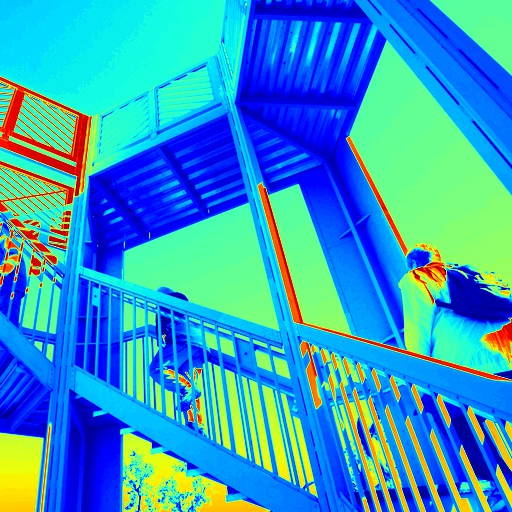
#> input picture hw2_data/ascent.jpg, 512 x 512 px
$ jupyter execute ex5.ipynb
#> lines starting #> are read from the running program, lines starting #| are printed output that depends on the picture
# Computer Exercise 5

[cell 1]
import cv2
import numpy as np
from matplotlib import pyplot as plt

[cell 2]
def print_img_subplot(ax, img, title, is_gray):
    if is_gray:
        im_plt = ax.imshow(img, cmap='gray', interpolation=None)
    else:
        im_plt = ax.imshow(img, interpolation=None)
    ax.set_title(title)
    ax.set_xticks([])
    ax.set_yticks([])
    return im_plt

###  Creating Gaussian

[cell 3]
ksize = 5
sigma = 0.5

g = cv2.getGaussianKernel(ksize, sigma)
gg = g.dot(g.T)

outputs = [(gg, "Gaussian from OpenCV")]

my_gg = np.zeros((ksize,ksize))
for i, row in enumerate(my_gg):
    for j, val in enumerate(row):
        y = i - (ksize-1)/2
        x = j - (ksize-1)/2
        my_gg[i,j] = (1.0/(np.sqrt(2*np.pi*sigma**2)))*np.exp(-0.5*((x**2+y**2)/(sigma**2)))
outputs.append((my_gg, "My Gaussian"))

deriv_x = np.zeros((ksize,ksize))
for i, row in enumerate(deriv_x):
    for j, val in enumerate(row):
        y = i - (ksize-1)/2
        x = j - (ksize-1)/2
        deriv_x[i,j] = (-x/(sigma**2))*my_gg[i,j]
outputs.append((deriv_x, "$g_x$"))

deriv_y = np.zeros((ksize,ksize))
for i, row in enumerate(deriv_y):
    for j, val in enumerate(row):
        y = i - (ksize-1)/2
        x = j - (ksize-1)/2
        deriv_y[i,j] = (-y/(sigma**2))*my_gg[i,j]
outputs.append((deriv_y, "$g_y$"))

fig1, axs1 = plt.subplots(2, 2, constrained_layout=True)

for i, out in enumerate(outputs):
    im_plt = print_img_subplot(axs1[int(i/2),i%2], out[0], out[1], False)

fig1.colorbar(im_plt, ax=axs1, location='right', shrink=1.)
plt.show()
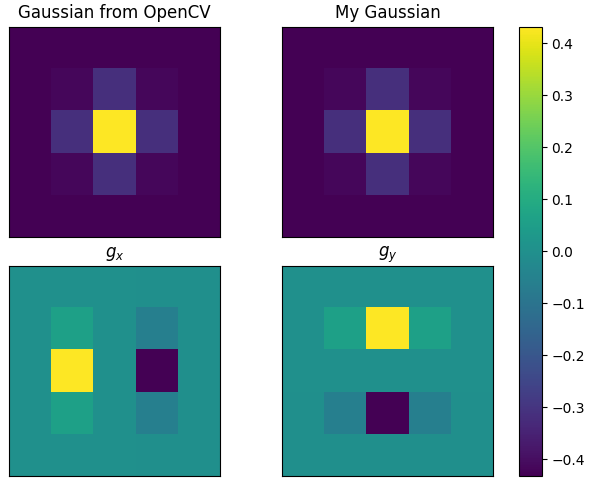
#> figure drawn by matplotlib, 5 panels

### Directional Filters

[cell 4]
def create_theta_filter(theta):
    deriv_theta = np.zeros((ksize,ksize))
    for i, row in enumerate(deriv_theta):
        for j, val in enumerate(row):
            y = i - (ksize-1)/2
            x = j - (ksize-1)/2
            deriv_theta[i,j] = np.cos(theta)*deriv_x[i,j] + np.sin(theta)*deriv_y[i,j]
    return deriv_theta


angles = [0, 45, 90, 115, 180, 270]
theta_filters = []

fig1, axs1 = plt.subplots(2, 3, constrained_layout=True)

for i, theta in enumerate(angles):
    deriv_theta = create_theta_filter(theta*((np.pi)/(180)))
    theta_filters.append((theta, deriv_theta))
    im_plt = print_img_subplot(axs1[int(i/3),i%3], deriv_theta, "$\\theta = " + str(theta) + "\degree$", False)

fig1.colorbar(im_plt, ax=axs1, location='right', shrink=0.9)
plt.show()
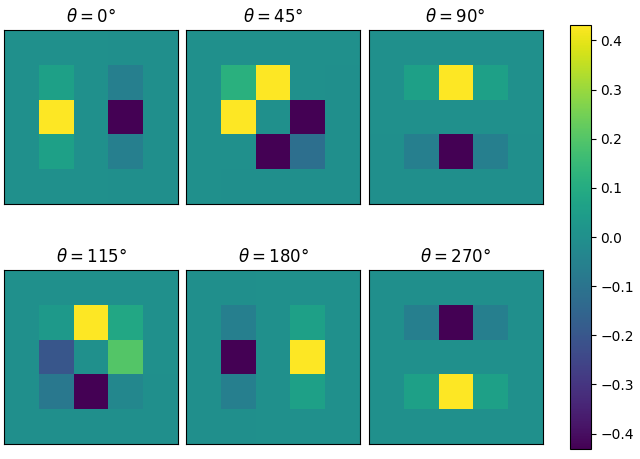
#> figure drawn by matplotlib, 7 panels

### Results

[cell 5]
img = cv2.imread("./hw2_data/ascent.jpg", 0)
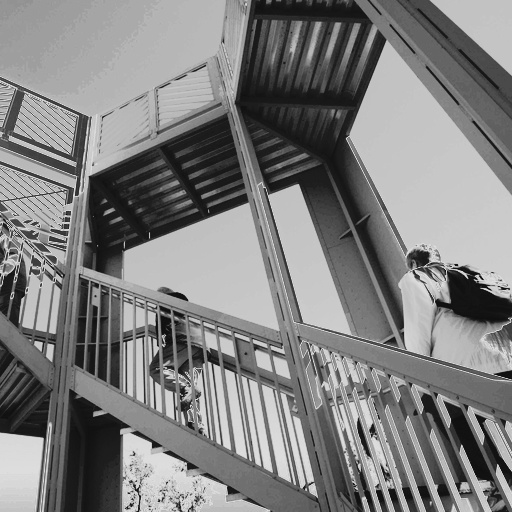
#> img: shape (512, 512); min 9, max 228, mean 127.8
img = np.float64(img)
my_gfilter = cv2.filter2D(img, -1, my_gg)
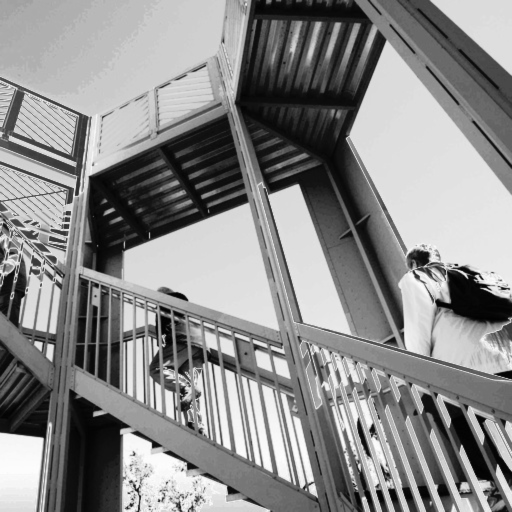
#> my_gfilter: shape (512, 512) float64; min 17.47, max 287.5, mean 164.8; drawn with min black and max white

fig1, axs1 = plt.subplots(1, 2, constrained_layout=True)

print_img_subplot(axs1[0], img, "Original", True)
im_plt = print_img_subplot(axs1[1], my_gfilter, "$I*g$", True)

fig1.colorbar(im_plt, ax=axs1, location='right', shrink=0.6)
plt.show()
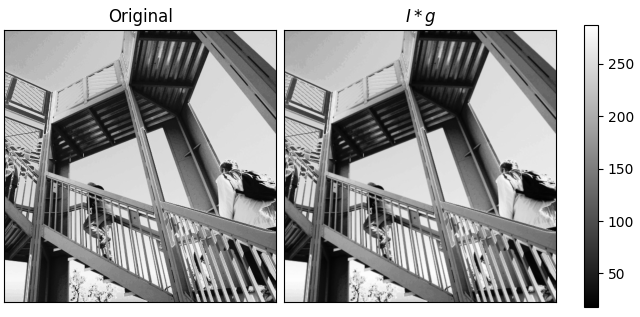
#> figure drawn by matplotlib, 3 panels

fig2, axs2 = plt.subplots(2, 3, constrained_layout=True)

for i, theta_filter in enumerate(theta_filters):
    res = cv2.filter2D(my_gfilter, -1, theta_filter[1])
    im_plt = print_img_subplot(axs2[int(i/3),i%3], res, "$" + str(theta_filter[0]) + "\degree$", True)
#> this loop made 6 passes
#> pass 1, `res = cv2.filter2D(my_gfilter, -1, theta_filter[1])`:
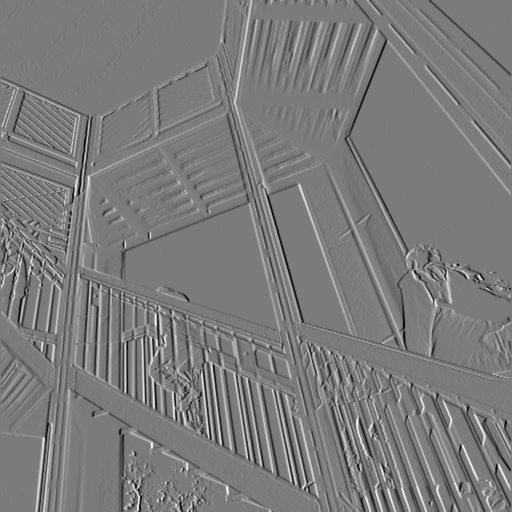
#> res: shape (512, 512) float64; min -116.4, max 123.6, mean 0; drawn with min black and max white
#> pass 2, `res = cv2.filter2D(my_gfilter, -1, theta_filter[1])`:
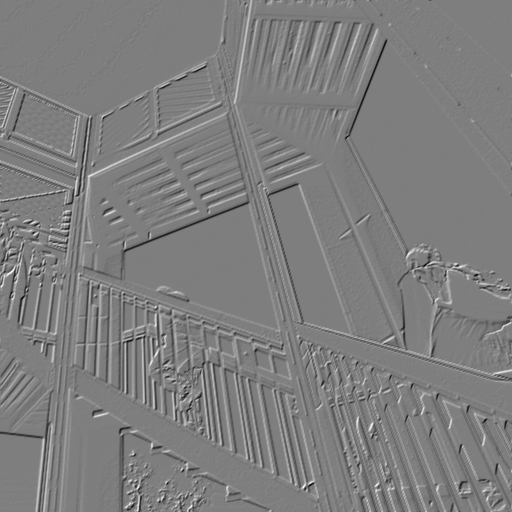
#> res: shape (512, 512) float64; min -127, max 128.7, mean 0; drawn with min black and max white
#> pass 3, `res = cv2.filter2D(my_gfilter, -1, theta_filter[1])`:
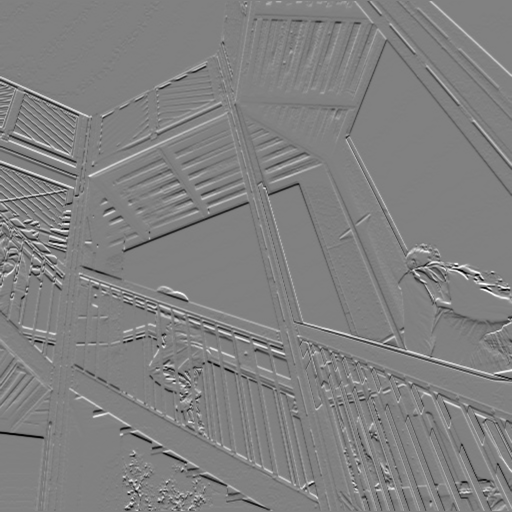
#> res: shape (512, 512) float64; min -122.9, max 120, mean 0; drawn with min black and max white

fig2.colorbar(im_plt, ax=axs2, location='right', shrink=0.9)
plt.show()
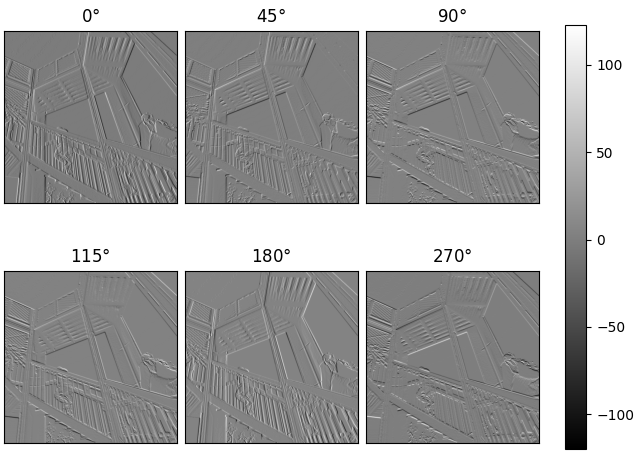
#> figure drawn by matplotlib, 7 panels
